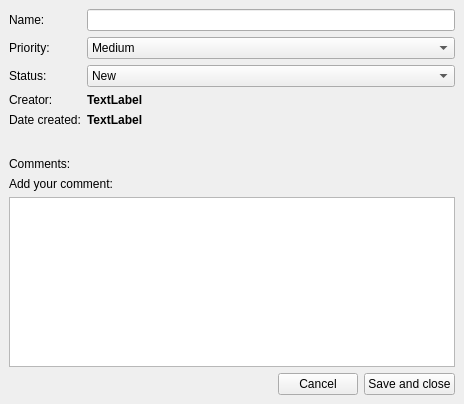
<?xml version="1.0" encoding="UTF-8"?>
<ui version="4.0">
 <class>BugWindow</class>
 <widget class="QMainWindow" name="BugWindow">
  <property name="geometry">
   <rect>
    <x>0</x>
    <y>0</y>
    <width>464</width>
    <height>404</height>
   </rect>
  </property>
  <property name="windowTitle">
   <string>View bug</string>
  </property>
  <widget class="QWidget" name="centralwidget">
   <layout class="QVBoxLayout" name="verticalLayout">
    <item>
     <layout class="QFormLayout" name="formLayout">
      <property name="fieldGrowthPolicy">
       <enum>QFormLayout::AllNonFixedFieldsGrow</enum>
      </property>
      <item row="0" column="0">
       <widget class="QLabel" name="label">
        <property name="text">
         <string>Name:</string>
        </property>
       </widget>
      </item>
      <item row="0" column="1">
       <widget class="QLineEdit" name="nameEdit"/>
      </item>
      <item row="1" column="0">
       <widget class="QLabel" name="label_2">
        <property name="text">
         <string>Priority:</string>
        </property>
       </widget>
      </item>
      <item row="2" column="0">
       <widget class="QLabel" name="label_3">
        <property name="text">
         <string>Status:</string>
        </property>
       </widget>
      </item>
      <item row="3" column="0">
       <widget class="QLabel" name="label_4">
        <property name="text">
         <string>Creator:</string>
        </property>
       </widget>
      </item>
      <item row="4" column="0">
       <widget class="QLabel" name="label_5">
        <property name="text">
         <string>Date created:</string>
        </property>
       </widget>
      </item>
      <item row="4" column="1">
       <widget class="QLabel" name="dateLabel">
        <property name="font">
         <font>
          <weight>75</weight>
          <bold>true</bold>
         </font>
        </property>
        <property name="text">
         <string>TextLabel</string>
        </property>
       </widget>
      </item>
      <item row="3" column="1">
       <widget class="QLabel" name="creatorLabel">
        <property name="font">
         <font>
          <weight>75</weight>
          <bold>true</bold>
         </font>
        </property>
        <property name="text">
         <string>TextLabel</string>
        </property>
       </widget>
      </item>
      <item row="1" column="1">
       <widget class="QComboBox" name="priorityBox">
        <property name="currentIndex">
         <number>1</number>
        </property>
        <item>
         <property name="text">
          <string>Low</string>
         </property>
        </item>
        <item>
         <property name="text">
          <string>Medium</string>
         </property>
        </item>
        <item>
         <property name="text">
          <string>High</string>
         </property>
        </item>
       </widget>
      </item>
      <item row="2" column="1">
       <widget class="QComboBox" name="statusBox">
        <item>
         <property name="text">
          <string>New</string>
         </property>
        </item>
        <item>
         <property name="text">
          <string>Reopened</string>
         </property>
        </item>
        <item>
         <property name="text">
          <string>Fixed</string>
         </property>
        </item>
        <item>
         <property name="text">
          <string>Invalid</string>
         </property>
        </item>
       </widget>
      </item>
      <item row="5" column="0">
       <spacer name="verticalSpacer">
        <property name="orientation">
         <enum>Qt::Vertical</enum>
        </property>
        <property name="sizeHint" stdset="0">
         <size>
          <width>20</width>
          <height>40</height>
         </size>
        </property>
       </spacer>
      </item>
      <item row="6" column="0">
       <widget class="QLabel" name="label_6">
        <property name="text">
         <string>Comments:</string>
        </property>
       </widget>
      </item>
     </layout>
    </item>
    <item>
     <layout class="QGridLayout" name="gridLayout">
      <item row="0" column="0">
       <widget class="QLabel" name="label_7">
        <property name="text">
         <string>Add your comment:</string>
        </property>
       </widget>
      </item>
      <item row="1" column="0">
       <widget class="QPlainTextEdit" name="plainTextEdit"/>
      </item>
      <item row="2" column="0">
       <layout class="QHBoxLayout" name="horizontalLayout">
        <item>
         <spacer name="horizontalSpacer">
          <property name="orientation">
           <enum>Qt::Horizontal</enum>
          </property>
          <property name="sizeHint" stdset="0">
           <size>
            <width>40</width>
            <height>20</height>
           </size>
          </property>
         </spacer>
        </item>
        <item>
         <widget class="QPushButton" name="cancelButton">
          <property name="text">
           <string>Cancel</string>
          </property>
         </widget>
        </item>
        <item>
         <widget class="QPushButton" name="saveButton">
          <property name="text">
           <string>Save and close</string>
          </property>
         </widget>
        </item>
       </layout>
      </item>
     </layout>
    </item>
   </layout>
  </widget>
 </widget>
 <resources/>
 <connections/>
</ui>
